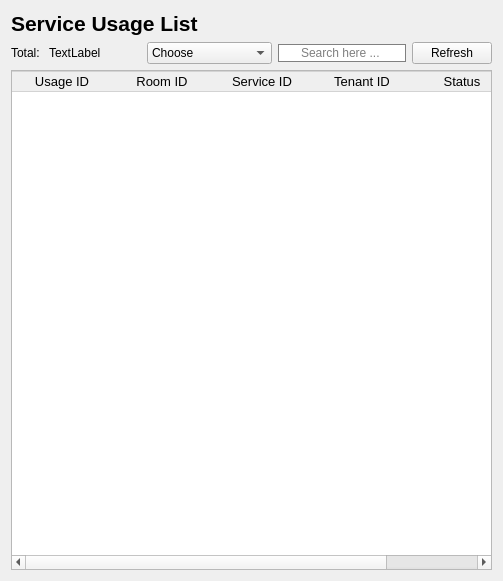
           <widget class="QWidget" name="page_5">
            <layout class="QVBoxLayout" name="verticalLayout_9">
             <item>
              <layout class="QHBoxLayout" name="horizontalLayout_27">
               <item>
                <widget class="QLabel" name="label_18">
                 <property name="font">
                  <font>
                   <pointsize>16</pointsize>
                   <bold>true</bold>
                  </font>
                 </property>
                 <property name="text">
                  <string>Service Usage List</string>
                 </property>
                </widget>
               </item>
               <item>
                <spacer name="horizontalSpacer_19">
                 <property name="orientation">
                  <enum>Qt::Orientation::Horizontal</enum>
                 </property>
                 <property name="sizeHint" stdset="0">
                  <size>
                   <width>40</width>
                   <height>20</height>
                  </size>
                 </property>
                </spacer>
               </item>
              </layout>
             </item>
             <item>
              <layout class="QHBoxLayout" name="horizontalLayout_28">
               <item>
                <layout class="QHBoxLayout" name="horizontalLayout_29">
                 <item>
                  <widget class="QLabel" name="label_19">
                   <property name="text">
                    <string>Total: </string>
                   </property>
                  </widget>
                 </item>
                 <item>
                  <widget class="QLabel" name="totalserviceUsage">
                   <property name="text">
                    <string>TextLabel</string>
                   </property>
                  </widget>
                 </item>
                </layout>
               </item>
               <item>
                <spacer name="horizontalSpacer_20">
                 <property name="orientation">
                  <enum>Qt::Orientation::Horizontal</enum>
                 </property>
                 <property name="sizeHint" stdset="0">
                  <size>
                   <width>40</width>
                   <height>20</height>
                  </size>
                 </property>
                </spacer>
               </item>
               <item>
                <widget class="QComboBox" name="CBSSUsage">
                 <item>
                  <property name="text">
                   <string>Choose</string>
                  </property>
                 </item>
                 <item>
                  <property name="text">
                   <string>Room ID</string>
                  </property>
                 </item>
                 <item>
                  <property name="text">
                   <string>Service Usage ID</string>
                  </property>
                 </item>
                 <item>
                  <property name="text">
                   <string/>
                  </property>
                 </item>
                </widget>
               </item>
               <item>
                <widget class="QLineEdit" name="LineEditSearchSerUsage">
                 <property name="styleSheet">
                  <string notr="true">QLineEdit{
padding-left:20px;
border: 1px solid gray;
border-radius: 10px;
}</string>
                 </property>
                 <property name="placeholderText">
                  <string>Search here ...</string>
                 </property>
                </widget>
               </item>
               <item>
                <widget class="QPushButton" name="RefbtnSer_3">
                 <property name="text">
                  <string>Refresh</string>
                 </property>
                 <property name="icon">
                  <iconset resource="Icon.qrc">
                   <normaloff>:/new/prefix1/Resources/reload.png</normaloff>:/new/prefix1/Resources/reload.png</iconset>
                 </property>
                </widget>
               </item>
              </layout>
             </item>
             <item>
              <widget class="QTableWidget" name="SerUsageTable">
               <property name="minimumSize">
                <size>
                 <width>0</width>
                 <height>500</height>
                </size>
               </property>
               <property name="font">
                <font>
                 <pointsize>10</pointsize>
                </font>
               </property>
               <property name="styleSheet">
                <string notr="true">QPushButton{
	 border: none;
}
QTableWidget::item {
       border-right: none;
       border-left: none;
       border-bottom: 1px solid #D3D3D3;
}
QHeaderView::section {
       border: 1px solid #D3D3D3; 
       border-right: none;      
       border-left: none;       
}</string>
               </property>
               <property name="editTriggers">
                <set>QAbstractItemView::EditTrigger::NoEditTriggers</set>
               </property>
               <property name="alternatingRowColors">
                <bool>true</bool>
               </property>
               <property name="selectionMode">
                <enum>QAbstractItemView::SelectionMode::NoSelection</enum>
               </property>
               <property name="showGrid">
                <bool>false</bool>
               </property>
               <attribute name="horizontalHeaderVisible">
                <bool>true</bool>
               </attribute>
               <attribute name="horizontalHeaderCascadingSectionResizes">
                <bool>false</bool>
               </attribute>
               <attribute name="horizontalHeaderHighlightSections">
                <bool>true</bool>
               </attribute>
               <attribute name="horizontalHeaderShowSortIndicator" stdset="0">
                <bool>false</bool>
               </attribute>
               <attribute name="horizontalHeaderStretchLastSection">
                <bool>false</bool>
               </attribute>
               <column>
                <property name="text">
                 <string>Usage ID</string>
                </property>
                <property name="font">
                 <font>
                  <pointsize>10</pointsize>
                 </font>
                </property>
               </column>
               <column>
                <property name="text">
                 <string>Room ID</string>
                </property>
                <property name="font">
                 <font>
                  <pointsize>10</pointsize>
                 </font>
                </property>
               </column>
               <column>
                <property name="text">
                 <string>Service ID</string>
                </property>
                <property name="font">
                 <font>
                  <pointsize>10</pointsize>
                 </font>
                </property>
               </column>
               <column>
                <property name="text">
                 <string>Tenant ID</string>
                </property>
                <property name="font">
                 <font>
                  <pointsize>10</pointsize>
                 </font>
                </property>
               </column>
               <column>
                <property name="text">
                 <string>Status</string>
                </property>
               </column>
              </widget>
             </item>
            </layout>
           </widget>
